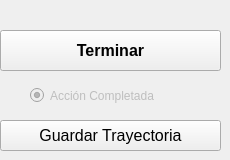
          <widget class="QWidget" name="Final">
           <widget class="QPushButton" name="FinalizarPB_2">
            <property name="geometry">
             <rect>
              <x>0</x>
              <y>30</y>
              <width>221</width>
              <height>41</height>
             </rect>
            </property>
            <property name="font">
             <font>
              <family>Segoe UI</family>
              <pointsize>12</pointsize>
              <bold>true</bold>
             </font>
            </property>
            <property name="cursor">
             <cursorShape>PointingHandCursor</cursorShape>
            </property>
            <property name="text">
             <string>Terminar</string>
            </property>
           </widget>
           <widget class="QPushButton" name="GuardarTrayectoriaPB">
            <property name="geometry">
             <rect>
              <x>0</x>
              <y>120</y>
              <width>221</width>
              <height>31</height>
             </rect>
            </property>
            <property name="font">
             <font>
              <family>Segoe UI</family>
              <pointsize>12</pointsize>
              <bold>false</bold>
             </font>
            </property>
            <property name="cursor">
             <cursorShape>PointingHandCursor</cursorShape>
            </property>
            <property name="text">
             <string>Guardar Trayectoria</string>
            </property>
           </widget>
           <widget class="QRadioButton" name="AccionTerminadaRB">
            <property name="enabled">
             <bool>false</bool>
            </property>
            <property name="geometry">
             <rect>
              <x>30</x>
              <y>80</y>
              <width>181</width>
              <height>31</height>
             </rect>
            </property>
            <property name="text">
             <string>Acción Completada</string>
            </property>
            <property name="checkable">
             <bool>true</bool>
            </property>
            <property name="checked">
             <bool>true</bool>
            </property>
           </widget>
          </widget>
